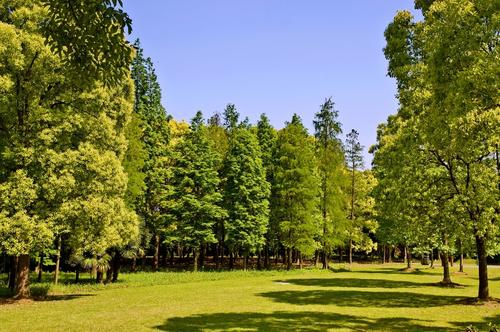
#> input picture TestImages/forest/15.jpg, 500 x 332 px, given in place of segsem.png, which was not available
$ python bitterlich.py
#> lines starting #> are read from the running program, lines starting #| are printed output that depends on the picture; pictures that were not available may be replaced by others from this repository, and a replacement may not be noted
"""Module for tree mapping inspired by the Bitterlich method.

This module provides an ad-hoc solution, inspired by the Bitterlich method,
to construct a 2D map of trees based on RGB, Depth estimation and Semantic
Segmentation views of an equirectangular projection of a 360° scene.
"""

import os
import argparse
from copy import copy
from math import pi

import pylab as pl
import numpy as np
import cv2 as cv
import pandas as pd

from PIL import Image
from matplotlib import pyplot as plt
from IPython.display import display
import matplotlib.transforms as mtransforms

from mapping.adhoc.geometry import pol2cart, checkerboard
from sklearn import cluster

PARSER = argparse.ArgumentParser()
PARSER.add_argument('-s', '--source',
                    nargs=3,
                    type=str,
                    default=['./rgb.png', './depth.png', './segsem.png'],
                    metavar=('RGB', 'Depth', 'SegSem'),
                    help='Source images used to compute the occupation'
                         'grid.')
PARSER.add_argument('--dmax',
                    nargs='?',
                    type=int,
                    default=50,
                    help='Maximum depth to consider in the scene'
                         '(in meters).')

PARSER.add_argument('--nsw',
                    nargs='?',
                    type=int,
                    default=10,
                    help='Number of samples of the image\'s width.'
                         'nsw must be smaller than the image\'s width.'
                         'If nsw is not a multiple of the image\'s width,'
                         'it will be rounded to its smaller'
                         'nearest.'
                         'By default, no sampling is applied.')

PARSER.add_argument('--nsd',
                    nargs='?',
                    type=int,
                    default=5,
                    help='Number of samples of the image\'s depth.'
                         'nsd must be smaller than the image\'s depth'
                         'minus dmax.'
                         'If nsd is not a multiple of the image\'s'
                         'depth, it will be rounded to its smaller'
                         'nearest.'
                         'By default, no sampling is applied.')

PARSER.add_argument('--nsh',
                    nargs='?',
                    type=int,
                    default=0,
                    help='Number of samples of the image\'s height.'
                         'nsh must be smaller than the image\'s height'
                         'minus dmax. nsh should be higher than nh.'
                         'If nsh is not a multiple of the image\'s'
                         'height, it will be rounded to its smaller'
                         'nearest.'
                         'By default, no sampling is applied.')

PARSER.add_argument('--nh',
                    nargs='?',
                    type=int,
                    default=5,
                    help='Number of sampled lines to scan, starting from'
                         'the center and expanding around it.')

PARSER.add_argument('-m', '--method',
                    nargs='?',
                    type=str,
                    default='median',
                    help='Method used to determine tree positions on the'
                         'occupation map. Available methods : mean, median.')

PARSER.add_argument('--view',
                    nargs='*',
                    type=str,
                    default='polar',
                    help='Cartesian or polar projection.')

PARSER.add_argument('-v', '--verbose',
                    nargs='*',
                    action='store',
                    help='If true, prints out additional info.')


def get_smaller_nearest_multiple(numerator, denominator):
    """Return next smaller multiple.

    Finds the next smaller value of denominator such that the remainder of
    numerator divided by denominator is null.

    Args:
        numerator (int): numerator.
        denominator (int): denominator.

    Returns:
        denominator (int): next smaller multiple.
    """
    while not numerator % denominator == 0:
        denominator -= 1
    return denominator


def cut_img_in_height(img, hstep, return_boundaries=False):
    """Crop an image array evenly around its vertical center.

    Given an image or numpy array, returns a vertically cropped section of
    it, centered around its vertical center. The height of the section is
    determined from the number of height samples (N_HEIGHT) and the size of
    vertical samples (hstep).

    Args:
        img (ndarray): input image.
        hstep (int): height sample size.
        return_boundaries (bool): Whether to return the section's inf
                                  and sup boundaries. Defaults to False.

    Returns:
        (ndarray): cropped image.
    """
    # Cut in height
    if HEIGHT % 2 == 0:
        # Image has even height
        mid_inf = int(HEIGHT//2)
        mid_sup = int(HEIGHT//2) + 1

        if N_HEIGHT % 2 == 0:
            # Number of height samples is even
            shift = int((N_HEIGHT / 2)*hstep)
            inf = mid_inf - shift if shift <= min(mid_inf, HEIGHT-mid_sup) else 1
            sup = mid_sup + shift if shift <= min(mid_inf, HEIGHT-mid_sup) else HEIGHT
            img_cut = np.concatenate((img[inf-1:mid_inf-1],
                                      img[mid_sup-1:sup-1]))

        else:
            # Number of height samples is odd
            if hstep % 2 == 0:
                # Height sample step is even
                shift = int(((N_HEIGHT - 1) / 2)*hstep + hstep/2)
                inf = mid_inf - shift if shift <= min(mid_inf, HEIGHT-mid_sup) else 1
                sup = mid_sup + shift if shift <= min(mid_inf, HEIGHT-mid_sup) else HEIGHT
                img_cut = np.concatenate((img[inf-1:mid_inf-1],
                                          img[mid_sup-1:sup-1]))

            else:
                # Height sample step is odd
                shift = int(((N_HEIGHT - 1) / 2)*hstep + hstep//2)
                inf = mid_inf - shift if shift < min(mid_inf-1, HEIGHT-mid_sup) else 2
                sup = mid_sup + shift if shift <= min(mid_inf, HEIGHT-mid_sup) else HEIGHT
                img_cut = np.concatenate((img[inf-2:mid_inf-1],
                                          img[mid_sup-1:sup-1]))

    else:
        # Image has odd height
        mid = int(HEIGHT//2) + 1

        if N_HEIGHT % 2 == 0:
            # Number of height samples is even
            shift = int((N_HEIGHT / 2)*hstep)
            inf = mid-1 - shift if shift <= mid else 1
            sup = mid+1 + shift if shift <= mid else HEIGHT
            img_cut = np.concatenate((img[inf-1:mid-2], img[mid:sup-1]))

        else:
            # Number of height samples is odd
            if hstep % 2 == 0:
                # Height sample step is even (should never arise as long as hstep is based on next smaller denominator)
                shift = int(((N_HEIGHT - 1) / 2)*hstep + hstep/2)
                inf = mid-1 - shift if shift <= mid else 1
                sup = mid+1 + shift if shift <= mid else HEIGHT
                img_cut = np.concatenate((img[inf-1:mid-2], img[mid:sup-1]))

            else:
                # Height sample step is odd
                shift = int(((N_HEIGHT - 1) / 2)*hstep + hstep//2)
                inf = mid - shift if shift <= mid else 1
                sup = mid + shift if shift <= mid else HEIGHT
                img_cut = np.concatenate((img[inf-1:mid+1], img[mid:sup-1]))

    if return_boundaries:
        return img_cut, inf, sup

    return img_cut


def get_tree_percentage(section, eps=5):
    """Return the percentage of tree pixels in the image.

    Args:
        imgSS (ndarray): Semantic segmentation image.

    Returns:
        (float): Percentage of pixels belonging to trees.
    """
    tree_pix = ((TREE_GRAY-eps <= section) & (section <= TREE_GRAY+eps)).sum()
    return tree_pix / (section.shape[0]*section.shape[1])


def get_mean_tree_depth(section, tree_percent, eps=5):
    if tree_percent == 0:
        return np.nan
    else:
        ind = np.where((section['SS'] >= TREE_GRAY-eps) & (section['SS'] <= TREE_GRAY+eps) & (section['Depth'] != BACKGROUND_GRAY))
        return np.mean(section['Depth'][ind])


# [25 lines left out: function x_equi_to_angle, not called in this run]


def get_occupation_table(imgSS_clip, imgDepth_clip, dstep, hstep, wstep):
    """Return a tree occupation table of the scene.

    Based on the Sem. Seg. & Depth views of the scene, and the dimension
    sample sizes, returns a 3D tree occupation table where values, defined in
    [0, 1], express the percentage of tree pixels. Such a process can be
    explained as follows :
        - Every dimension (D, H, W) has been sampled to define sections,
    according to parameters nsd, nsw and nsh. Sample sizes of depth, height and
    width are respectively dstep, hstep and wstep.
        - For each depth sample, a mask is created and applied to the SS
    view, thus artificially adding a third dimension (depth) to the SS view.
        - For each masked SS view, sections of size hstep*wstep are extracted
    and the ratio of tree pixels in it is reported in the occupation table.

    Args:
        imgSS_clip (ndarray): Cropped Seg. Sem. view of the scene.
        imgDepth_clip (ndarray): Cropped Depth view of the scene.
        dstep (int): size of depth samples.
        hstep (int): size of height samples.
        wstep (int): size of width samples.

    Returns:
        tab (ndarray): 3D occupation table.
    """
    tab = {'tree_ratio': np.zeros((N_SAMPLE_DEPTH, N_HEIGHT, N_SAMPLE_WIDTH)),
           'depth': np.zeros((N_SAMPLE_DEPTH, N_HEIGHT, N_SAMPLE_WIDTH))}

    n, m = imgDepth_clip.shape
    X = imgDepth_clip.copy()
    X[(imgSS_clip >= TREE_GRAY+5) | (imgSS_clip <= TREE_GRAY-5)] = 255 # Anything that isn't segmented as trees is relayed to the background
    X = X.reshape((n*m, 1))
    kmeans_dep = cluster.KMeans(n_clusters = N_SAMPLE_DEPTH)
    kmeans_dep.fit(X)
    centers = np.uint8(kmeans_dep.cluster_centers_)
    print('centers : ', centers)
    Xseg = kmeans_dep.predict(X)
    Xseg = np.array([centers[n] for n in Xseg])
    Xseg = np.uint8(Xseg.reshape(n, m))
    centers = np.sort(centers.flatten())
    for d in range(1, N_SAMPLE_DEPTH+1, 1):
        imgSS_masked = imgSS_clip.copy()
        imgSS_masked[np.where(Xseg != centers[d-1])] = 0

        if VERBOSE:
            _, axs = plt.subplots(2, 1)

            axs[0].imshow(imgSS_masked, cmap='gray')
            axs[0].set_title('Mask applied to Seg Sem')
            axs[0].set_xlabel('Image width')
            np.append(axs, axs[0].secondary_xaxis('top', functions=(x_equi_to_angle, x_equi_to_angle)))
            axs[-1].set_xlabel('Real world angle')
            axs[0].set_title(f'dmax : {DMAX}')
            plt.tight_layout(rect=[0, 0.03, 1, 0.95])

            kernel_hstep = np.ones(hstep, np.uint8)
            kernel_oblique_right = np.array([[0, 0, 1],
                                             [0, 0, 1],
                                             [0, 1, 1],
                                             [0, 1, 0],
                                             [1, 1, 0],
                                             [1, 0, 0],
                                             [1, 0, 0]]).astype(np.uint8)
            kernel_oblique_left = np.array([[1, 0, 0],
                                            [1, 0, 0],
                                            [1, 1, 0],
                                            [0, 1, 0],
                                            [0, 1, 1],
                                            [0, 0, 1],
                                            [0, 0, 1]]).astype(np.uint8)
            kernel_check = checkerboard((5,5)).astype(np.uint8)
            img_morpho = cv.morphologyEx(imgSS_masked, cv.MORPH_OPEN, kernel_check)
            img_morpho = cv.dilate(img_morpho, kernel_hstep, 1)
            img_morpho = cv.morphologyEx(img_morpho, cv.MORPH_OPEN, kernel_hstep)
            img_morpho = cv.dilate(img_morpho, kernel_oblique_right, 1)
            img_morpho = cv.dilate(img_morpho, kernel_oblique_left, 1)
            #imgSS_masked = img_morpho.copy()
            axs[1].imshow(img_morpho, cmap='gray')
            axs[1].set_title('Seg sem vertical filtered')
            plt.show()

        for h in range(1, N_HEIGHT+1, 1):
            for w in range(1, N_SAMPLE_WIDTH+1, 1):
                section = {'SS': imgSS_masked[(h-1)*hstep:h*hstep, (w-1)*wstep:w*wstep],
                           'Depth': imgDepth_clip[(h-1)*hstep:h*hstep, (w-1)*wstep:w*wstep]}
                tree_percent = get_tree_percentage(section['SS'])
                tab['tree_ratio'][d-1, h-1, w-1] = tree_percent
                tab['depth'][d-1, h-1, w-1] = get_mean_tree_depth(section, tree_percent)

                a = np.argwhere(tab['tree_ratio'][d-1, h-1, w-1] != 0)
                b = np.argwhere(np.isnan(tab['depth'][d-1, h-1, w-1]))
                if len(np.intersect1d(a, b)) > 0:
                    print('============== NAN TREES ==============')
                # [7 lines of commented-out code are left out]
    return tab


# [87 lines left out: function get_occupation_table_old, not called in this run]


def get_tree_map(tab, dstep, wstep, thresh=0.3):
    """Return a tree map containing trees position and girth.

    The tree map is a dictionnary containing polar coordinates and girth of
    every selected tree of the scene.
    From a given 3D occupation table, the method applies a statistical rule
    (median, mean) along the height dimension of the table to retain a single
    value, bringing down the number of dimensions by one. Single values are
    considered trees if they exceed a given threshold (default is 0.2).
    The diminished table is then scanned for values of above-threshold values.
    The number of successive values scanned will determine the girth of trees
    (by cross-multiplying it with the the perimeter around the camera at a
    given depth, using the width of the equirectangular image).
    As for the polar coordinates, the radius r corresponds to the depth sample,
    and the angle phi to the angle mapped with the equirectangular image width
    ([0, WIDTH] -> [-180°, +180°]).

    Args:
        tab (ndarray): 3D occupation table.
        hstep (int): size of depth samples.
        wstep (int): size of width samples.

    Returns:
        tree_map (dict): tree map containing trees polar coordinates and girth.
    """
    tree_map = {'polar_coord': [(0, 0)],
                'girth': [0],
                'girth_pixels' : [0]}
    tab2 = copy(tab)
    print('tab2 : ', tab2['tree_ratio'].shape, tab2['depth'].shape)
    if METHOD == 'median':
        tab2['tree_ratio'] = np.median(tab2['tree_ratio'], axis=1)  # Option 1 : median along height
        tab2['depth'] = np.nanmedian(tab2['depth'], axis=1)
    elif METHOD == 'mean':
        tab2['tree_ratio'] = np.mean(tab2['tree_ratio'], axis=1)  # Option 2 : mean along height
        tab2['depth'] = np.nanmean(tab2['depth'], axis=1)
    print('tab2 après mean : ', tab2['tree_ratio'].shape, tab2['depth'].shape)
    print(tab2['depth'][0,:])
    for d in range(tab2['tree_ratio'].shape[0]):
        patch = {'start': [],
                 'stop': [],
                 'state': False}
        # perimeters = []
        for w in range(tab2['tree_ratio'].shape[1]):
            if (tab2['tree_ratio'][d, w] > thresh) and not patch['state']:
                patch['start'].append(w)
                patch['state'] = True
                # perimeters.append(2*pi*tab2['depth'][d, w])
            if (tab2['tree_ratio'][d, w] <= thresh) and patch['state']:
                patch['stop'].append(w)
                patch['state'] = False
                print('w*wstep-wstep//2 : ', w*wstep-wstep//2)
                w_middle = patch['start'][-1]+(patch['stop'][-1]-patch['start'][-1])//2
                tree_map['polar_coord'].append((x_equi_to_angle(w*wstep-wstep//2), tab2['depth'][d, w_middle]))#(d+1)*dstep)) # Ne va pas la sélection du depth. -> soit faire un mean sur la largeur des tab2['depth'], soit remonter axu valeurs d'origine des données depth pour les pixels dans l'intervalle large d'arbre à epsilon près; mais dans ce cas -> se demander quel était l'intéret de calculer des moyennes de depth
                print('polar_coord : ', tree_map['polar_coord'][-1], pol2cart(np.deg2rad(tree_map['polar_coord'][-1][0]), tree_map['polar_coord'][-1][1]))

                tree_map['equi_coord'].append(w*wstep-wstep//2)

                # [4 lines of commented-out code are left out]
                perimeter = 2*pi*tree_map['polar_coord'][-1][1]
                tree_map['girth'].append((patch['stop'][-1]-patch['start'][-1])*perimeter/N_SAMPLE_WIDTH)
                tree_map['girth_pixels'].append((patch['stop'][-1]-patch['start'][-1])*wstep)
                # [6 lines of commented-out code are left out]
    return tree_map


# [68 lines left out: functions plot_map_pol, plot_map_cart, not called in this run]


def export_prediction(tree_map, timestamp):
    angles = [val[0] for val in tree_map['polar_coord']]
    distances = [val[1] for val in tree_map['polar_coord']]
    timestamps = [timestamp]*len(angles)
    girths = tree_map['girth']
    csv = pd.DataFrame(np.column_stack([timestamps, angles, distances, girths]),
                       columns=['TimeStamp', 'Tree_angle', 'Tree_distance', 'Tree_girth'])
    csv.to_csv('tree_prediction.csv', sep=',', index=False)


def main():
    """Run main function and handle arguments."""
    print('N_SAMPLE_DEPTH : ', N_SAMPLE_DEPTH)
    dstep = 100//N_SAMPLE_DEPTH#DMAX//N_SAMPLE_DEPTH
    wstep = WIDTH//N_SAMPLE_WIDTH
    hstep = HEIGHT//N_SAMPLE_HEIGHT

    timestamp, ext = os.path.splitext(SOURCE[1])
    timestamp = timestamp.split('/')[-1]
    if ext in ['.png', 'jpg', 'jpeg', 'bmp']:
        imgDepth = cv.cvtColor(cv.imread(SOURCE[1]), cv.COLOR_BGR2GRAY)
    elif ext == '.dep':
        imgDepth = np.loadtxt(SOURCE[1])
    else:
        raise TypeError('Depth file format not handled. Please use one of the'
                        'following: dep, png, jpg, jpeg, bmp.')
    imgSS = cv.cvtColor(cv.imread(SOURCE[2]), cv.COLOR_BGR2GRAY)
    imgRGB = cv.cvtColor(cv.imread(SOURCE[0]), cv.COLOR_BGR2RGB)

    imgSS_clip = cut_img_in_height(imgSS.copy(), hstep)
    imgDepth_clip = cut_img_in_height(copy(imgDepth), hstep)
    print('imgDepth_clip : ', imgDepth_clip.shape)

    imgSS_clip[np.where(imgDepth_clip >= DMAX)] = BACKGROUND_GRAY
    imgDepth_clip[np.where(imgDepth_clip >= DMAX)] = BACKGROUND_GRAY  # passer à np.nan

    if VERBOSE:
        plt.figure(figsize=(22, 22))
        plt.subplot(1, 2, 1)
        plt.imshow(imgSS, cmap='gray')
        plt.title('Semantic segmentation')
        plt.subplot(1, 2, 2)
        plt.imshow(imgSS_clip, cmap='gray')
        plt.title('Semantic segmentation (cut)')
        plt.grid()
        plt.show()

    tab = get_occupation_table(imgSS_clip, imgDepth_clip, dstep, hstep, wstep)
    tree_map = get_tree_map(tab, dstep, wstep)
    export_prediction(tree_map, timestamp)

    if VIEW == 'polar':
        plot_map_pol(tree_map)
    elif VIEW == 'cartesian':
        plot_map_cart(tree_map)


    # [12 lines of commented-out code are left out]

if __name__ == '__main__':
    args = PARSER.parse_args()
    SOURCE = args.source
    METHOD = args.method
    DMAX = args.dmax
    VERBOSE = args.verbose is not None
    VIEW = args.view[0]
    WIDTH, HEIGHT = Image.open(SOURCE[2]).size
#> WIDTH = 500; HEIGHT = 332
    # /!\ If WIDTH or HEIGHT is a prime number, their corresponding N_SAMPLE will fall to 1 -> drop the ratio constraint and work with remainders
    N_SAMPLE_DEPTH = args.nsd#get_smaller_nearest_multiple(DMAX, args.nsd)
    N_SAMPLE_WIDTH = get_smaller_nearest_multiple(WIDTH, args.nsw)
#> after the loop in get_smaller_nearest_multiple, `while not numerator % denominator == 0:`: denominator = 10
#> N_SAMPLE_WIDTH = 10
    if args.nsh == 0:
        N_SAMPLE_HEIGHT = HEIGHT
#> N_SAMPLE_HEIGHT = 332
    else:
        N_SAMPLE_HEIGHT = get_smaller_nearest_multiple(HEIGHT, args.nsh)
    N_HEIGHT = args.nh
    TREE_GRAY = 140
    BACKGROUND_GRAY = 255
    main()
#> in main, `wstep = WIDTH//N_SAMPLE_WIDTH`: wstep = 50
#> in main, `hstep = HEIGHT//N_SAMPLE_HEIGHT`: hstep = 1
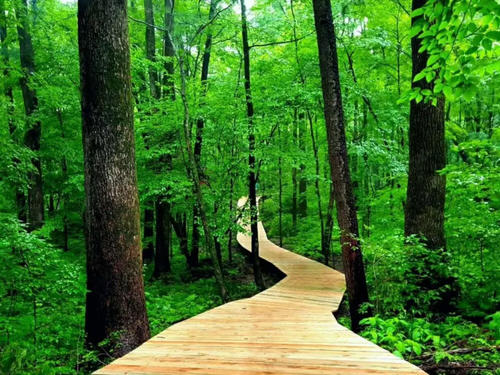
#> input picture TestImages/forest/20.jpg, 500 x 375 px, given in place of depth.png, which was not available
#> in main, `imgDepth = cv.cvtColor(cv.imread(SOURCE[1]), cv.COLOR_BGR2GRAY)`:
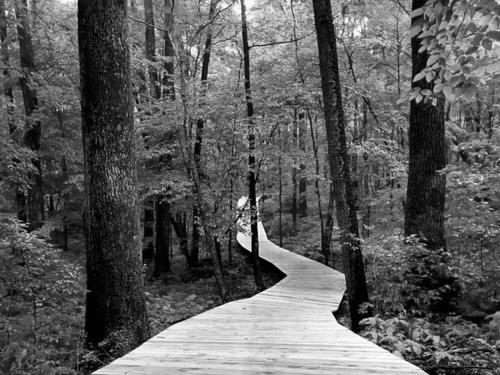
#> imgDepth: shape (375, 500); min 0, max 254, mean 92.1
#> in main, `imgSS = cv.cvtColor(cv.imread(SOURCE[2]), cv.COLOR_BGR2GRAY)`:
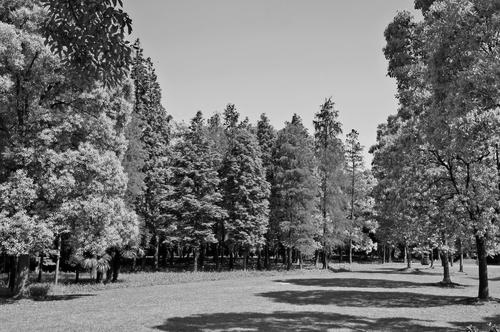
#> imgSS: shape (332, 500); min 0, max 252, mean 114.2
#> in cut_img_in_height, `mid_inf = int(HEIGHT//2)`: mid_inf = 166
#> in cut_img_in_height, `mid_sup = int(HEIGHT//2) + 1`: mid_sup = 167
#> in cut_img_in_height, `shift = int(((N_HEIGHT - 1) / 2)*hstep + hstep//2)`: shift = 2
#> in cut_img_in_height, `inf = mid_inf - shift if shift < min(mid_inf-1, HEIGHT-mid_sup) else 2`: inf = 164
#> in cut_img_in_height, `sup = mid_sup + shift if shift <= min(mid_inf, HEIGHT-mid_sup) else HE..`: sup = 169
#| imgDepth_clip :  (5, 500)
#> in get_occupation_table, `X = X.reshape((n*m, 1))`: X = 2500 values, max 255 at index 0, min 10 at index 1844, mean 251.6
#> in get_occupation_table, `Xseg = kmeans_dep.predict(X)`: Xseg = 2500 values, max 4 at index 346, min 0 at index 0, mean 0.0324
#> in get_occupation_table, `Xseg = np.array([centers[n] for n in Xseg])`: Xseg = 2500 values, max 255 at index 0, min 13 at index 1091, mean 251.6
#> after the loop in get_occupation_table, `for d in range(1, N_SAMPLE_DEPTH+1, 1):`: tab = 2 items
#| tab2 :  (5, 5, 10) (5, 5, 10)
#| tab2 après mean :  (5, 10) (5, 10)
#| [  nan 15.     nan   nan   nan   nan 10.     nan 13.75   nan]
#> in main, `tree_map = get_tree_map(tab, dstep, wstep)`: tree_map = {'polar_coord': [(0, 0)], 'girth': [0], 'girth_pixels': [0]}
#> in export_prediction, `angles = [val[0] for val in tree_map['polar_coord']]`: angles = [0]
#> in export_prediction, `timestamps = [timestamp]*len(angles)`: timestamps = ['depth']
#> in export_prediction, `girths = tree_map['girth']`: girths = [0]
#> in export_prediction, `csv = pd.DataFrame(np.column_stack([timestamps, angles, distances, gir..`: csv = table of 1 rows and 4 columns
